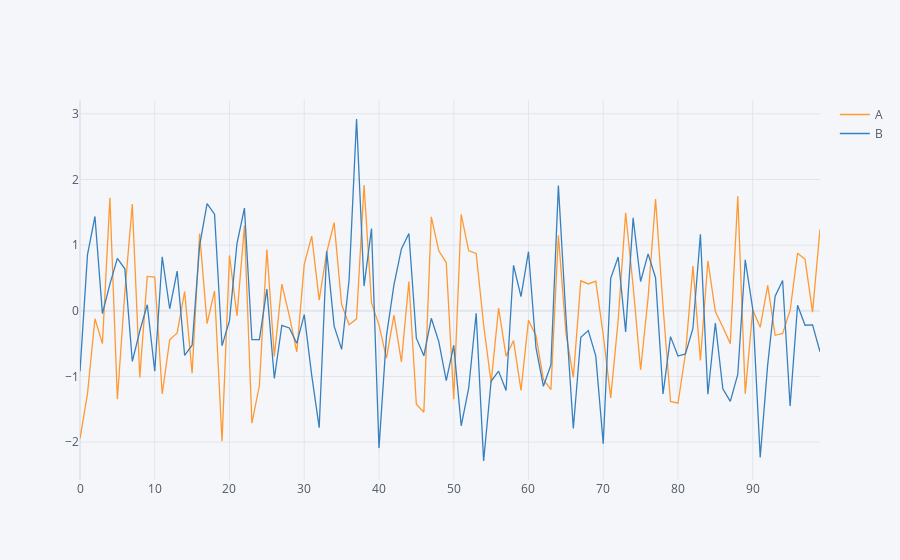

Notebook code cell kept with this figure:
### Code cell
df4 = pd.DataFrame(a,columns='A B C D'.split())
df4[['A','B']].iplot()
